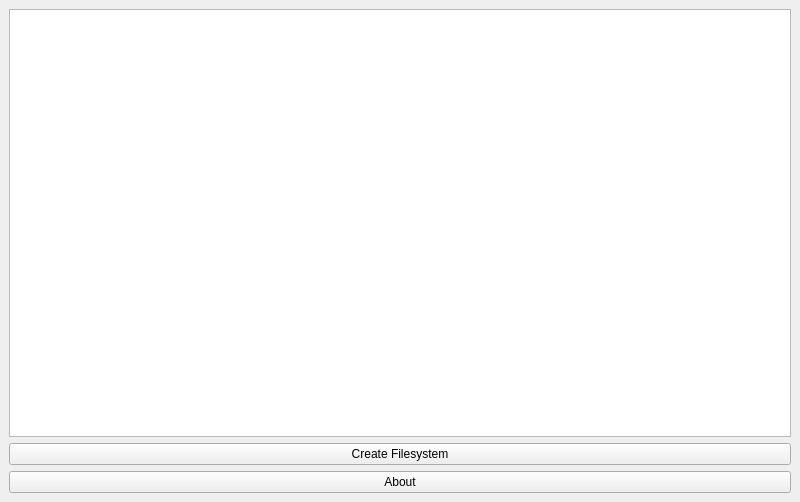
<?xml version="1.0" encoding="UTF-8"?>
<ui version="4.0">
 <class>MainWindow</class>
 <widget class="QMainWindow" name="MainWindow">
  <property name="geometry">
   <rect>
    <x>0</x>
    <y>0</y>
    <width>800</width>
    <height>502</height>
   </rect>
  </property>
  <property name="windowTitle">
   <string>Kryptal</string>
  </property>
  <widget class="QWidget" name="centralwidget">
   <layout class="QVBoxLayout" name="verticalLayout">
    <item>
     <widget class="FileSystemList" name="fileSystemList"/>
    </item>
    <item>
     <widget class="QPushButton" name="createFilesystemButton">
      <property name="text">
       <string>Create Filesystem</string>
      </property>
     </widget>
    </item>
    <item>
     <widget class="QPushButton" name="aboutButton">
      <property name="text">
       <string>About</string>
      </property>
     </widget>
    </item>
   </layout>
  </widget>
 </widget>
 <customwidgets>
  <customwidget>
   <class>FileSystemList</class>
   <extends>QListWidget</extends>
   <header>kryptal/gui/view/widgets/FileSystemList</header>
  </customwidget>
 </customwidgets>
 <resources/>
 <connections/>
</ui>
